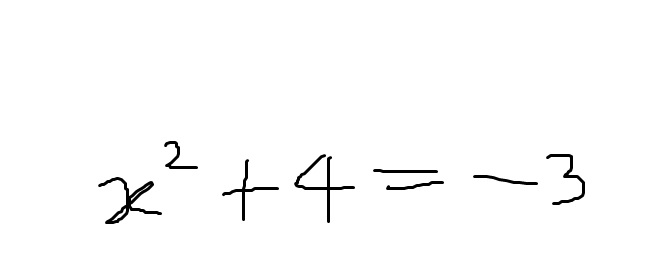
#> input picture Backend/Equations/testEqual/test.jpg, 664 x 268 px, found by its file name
$ jupyter execute --allow-errors 'Helpful functions.ipynb'   (shell and % lines are left out)
#> lines starting #> are read from the running program, lines starting #| are printed output that depends on the picture; after the words box and inside, x2 and y2 are one past the last pixel; in counts of white or black regions, pixels touching at a corner belong together
# This file is for all sort of test purposes nothing important but some shortcuts are present

# Convert all pixel to 0-1

# Convert all pixel to 0 , 255

[cell 1]
import numpy as np
import cv2
from PIL import Image
# import PIL as PIL
from matplotlib import pyplot as plt

#> (a cell that did not finish here is left out)

[cell 3]
#open image using opencv2
img = cv2.imread('test.jpg')
#> img is the input picture: shape (268, 664, 3); min 0, max 255, mean 251.2
print(type(img))
#| <class 'numpy.ndarray'>
print(img.shape)
#| (268, 664, 3)
print(img.size)
#| 533856
print(img.dtype)
#| uint8
#Plot images that are numpy arrays
plt.imshow(img)
plt.show()

[cell 4]
#Converting numpy to gray but dimension is lost
img2gray = cv2.cvtColor(img,cv2.COLOR_BGR2GRAY)
print(img2gray)
#> (printed output is left out)
print(type(img2gray))
#| <class 'numpy.ndarray'>
print(img2gray.shape)
#| (268, 664)
print(img2gray.size)
#| 177952
print(img2gray.dtype)
#| uint8

y = np.expand_dims(img2gray, axis=2)
print(y.shape)
#| (268, 664, 1)


# [5 lines of commented-out code are left out]

## Helper Functions

1. Opening image with opencv //
2. Saving image with opencv //
3. Opening image with PIL //
4. Saving image with PIL // Not needed really
5. Expanding shape of a numpy array //
6. Plotting image with matplotlib //
7. Plotting image with opencv //
8. Printing information //
9. Converting or inverting pixels //
10. Identifying text and converting only that to white //
11. Converting image to grayscale //
12. Converting image to pure black and white or only making 255 or 0 //
13. Converting pixel to 1 and 0 float number //lagbena
14. Reducing a image shape or size // done
15. Erosion and dilation of image //
16.

[cell 5]
class ImageConversions:
    def openImageUsingCV(self,path):
        img = cv2.imread(path)
        return img

    def saveNumpyImage(self,path,numImg):
        cv2.imwrite(path, numImg)

    def openImageUsingPillow(self,path):
        im = Image.open(path)
        return im

    def savePILImage(self,path,img):
        img.save(path)

    def expandShape(self,numarray,axisNumber):
        a=np.expand_dims(numarray,axis=axisNumber)
        return a

    def plotImageUsingMATPLOTLIB(self,img):
        plt.imshow(img)
        plt.show()

    def plotImageUsingCV(self,img):
        cv2.imshow('Gray image', img)
        cv2.waitKey(0)

    def printInformation(self,obj):
        print(type(obj))
        if isinstance(obj,np.ndarray):
            print('Numpy object ')
            print('Object shape: ',obj.shape)
            print('Object size: ',obj.size)
            print('Object type: ',obj.dtype)
        elif isinstance(obj,PIL.JpegImagePlugin.JpegImageFile):
            print('Pillow object of JPEG file')
        elif isinstance(obj,PIL.PngImagePlugin.PngImageFile):
            print('Pillow object of PNG file')

    def pixelInversion0to255(self,img): # inverts image b - w or w - b
            copyImage = np.copy(img)
            copyImage[img > 175] = 0
            copyImage[img <= 175] = 255
            return copyImage

    def isTextWhite(self,img): #returns true if text white else false
        white=np.sum(img >= 127)
        black=np.sum(img < 127)
        if(white>black):
            return False
        else:
            return True

    def convertToGrayScale(self,img): #returns grayscale image
        gray = cv2.cvtColor(img, cv2.COLOR_BGR2GRAY)
        return gray

    def convertOnlyto255and0(self,img): # returns image to 0 and 255 image
        grayImage=self.convertToGrayScale(img)
        (thresh, blackAndWhiteImage) = cv2.threshold(grayImage, 127, 255, cv2.THRESH_BINARY)


        return blackAndWhiteImage

    def makeTextWhite(self,img):
        bwImg=self.convertOnlyto255and0(img)
        self.printInformation(bwImg)
        if(self.isTextWhite(bwImg)==False):
            whiteTextImage=self.pixelInversion0to255(bwImg)
        else:
            whiteTextImage = bwImg
        inv=self.expandShape(whiteTextImage,2)
        return inv

    def dilate(self,img):
        kernel = np.ones((5,5),np.uint8)
        # erosion = cv2.erode(img,kernel,iterations = 1)
        opening = cv2.morphologyEx(img, cv2.MORPH_OPEN, kernel)
        dilation = cv2.dilate(img,kernel,iterations = 1)
        return dilation

    def erode(self,img):
        kernel = np.ones((5,5),np.uint8)
        opening = cv2.morphologyEx(img, cv2.MORPH_OPEN, kernel)
        erosion = cv2.erode(img,kernel,iterations = 1)
#         dilation = cv2.dilate(img,kernel,iterations = 1)
        return erosion

    def resize(self,img,width,height):
        dim=(width,height)
        resized = cv2.resize(img, dim, interpolation = cv2.INTER_AREA)
        return resized

[cell 6]
p=ImageConversions()
img=p.openImageUsingCV('test.jpg')
a=p.makeTextWhite(img)
#> in convertOnlyto255and0, `(thresh, blackAndWhiteImage) = cv2.threshold(grayImage, 127, 255, cv2...`:
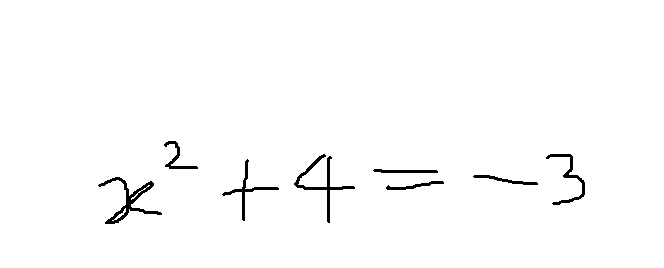
#> blackAndWhiteImage: shape (268, 664); 98.5% white; 8 black regions, largest, box (x1, y1, x2, y2) and area: (98, 177, 162, 224) 625, (294, 154, 355, 223) 517, (222, 159, 279, 221) 349
#| <class 'numpy.ndarray'>
#| Object shape:  (268, 664)
#| Object size:  177952
#| Object type:  uint8
#> in isTextWhite, `white=np.sum(img >= 127)`: white = 175331
#> in isTextWhite, `black=np.sum(img < 127)`: black = 2621
#> in pixelInversion0to255, `copyImage[img > 175] = 0`: copyImage: shape (268, 664); every value is 0
p.printInformation(a)
#| <class 'numpy.ndarray'>
#| Object shape:  (268, 664, 1)
#| Object size:  177952
#| Object type:  uint8
print(p.isTextWhite(img))
#| False
s=p.makeTextWhite(img)
#| <class 'numpy.ndarray'>
#| Object shape:  (268, 664)
#| Object size:  177952
#| Object type:  uint8
p.plotImageUsingCV(s)
aa=p.dilate(s)
#> in dilate, `opening = cv2.morphologyEx(img, cv2.MORPH_OPEN, kernel)`:
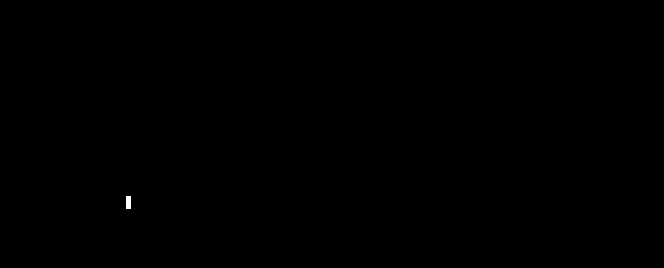
#> opening: shape (268, 664); 0.04% white; 1 white region, box (x1, y1, x2, y2) and area: (126, 196, 131, 209) 65
#> in dilate, `dilation = cv2.dilate(img,kernel,iterations = 1)`:
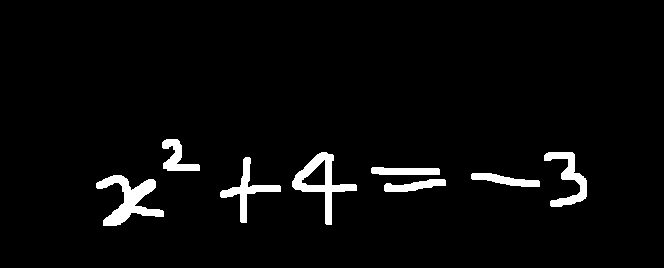
#> dilation: shape (268, 664); 3.7% white; 8 white regions, largest, box (x1, y1, x2, y2) and area: (96, 175, 164, 226) 1427, (292, 152, 357, 225) 1285, (544, 152, 587, 207) 886
p.plotImageUsingCV(aa)
xx=p.resize(aa,28,28)
#> in resize, `resized = cv2.resize(img, dim, interpolation = cv2.INTER_AREA)`:
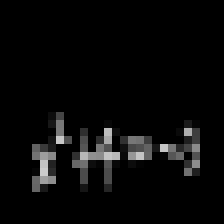
#> resized: shape (28, 28) (shown 8 times larger); min 0, max 203, mean 9.3
p.plotImageUsingCV(xx)
p.printInformation(aa)
#| <class 'numpy.ndarray'>
#| Object shape:  (268, 664)
#| Object size:  177952
#| Object type:  uint8
p.printInformation(xx)
#| <class 'numpy.ndarray'>
#| Object shape:  (28, 28)
#| Object size:  784
#| Object type:  uint8

[cell 7]
# [19 lines of commented-out code are left out]
p=ImageConversions()
img=p.openImageUsingCV('test.jpg')
im=p.makeTextWhite(img)
#| <class 'numpy.ndarray'>
#| Object shape:  (268, 664)
#| Object size:  177952
#| Object type:  uint8

$ run again, with Backend/Equations/testEqual/1.jpg copied over Backend/Equations/testEqual/test.jpg
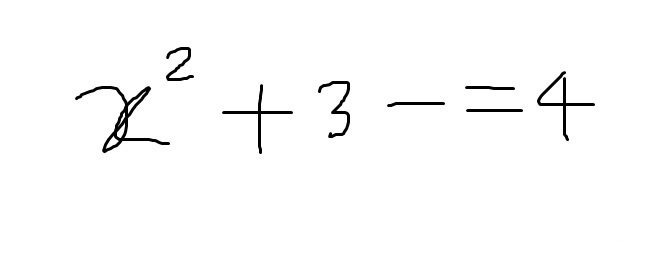
#> input picture Backend/Equations/testEqual/1.jpg, 664 x 268 px, found by its file name
#> img is the input picture: shape (268, 664, 3); min 0, max 255, mean 250.8
#| <class 'numpy.ndarray'>
#| (268, 664, 3)
#| 533856
#| uint8
#> (printed output is left out)
#| <class 'numpy.ndarray'>
#| (268, 664)
#| 177952
#| uint8
#| (268, 664, 1)
#> in convertOnlyto255and0, `(thresh, blackAndWhiteImage) = cv2.threshold(grayImage, 127, 255, cv2...`:
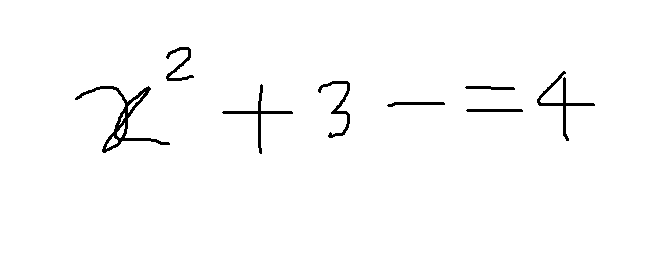
#> blackAndWhiteImage: shape (268, 664); 98.4% white; 8 black regions, largest, box (x1, y1, x2, y2) and area: (75, 86, 170, 153) 908, (537, 71, 595, 141) 480, (222, 84, 293, 154) 408
#| <class 'numpy.ndarray'>
#| Object shape:  (268, 664)
#| Object size:  177952
#| Object type:  uint8
#> white = 175021
#> black = 2931
#| <class 'numpy.ndarray'>
#| Object shape:  (268, 664, 1)
#| Object size:  177952
#| Object type:  uint8
#| False
#| <class 'numpy.ndarray'>
#| Object shape:  (268, 664)
#| Object size:  177952
#| Object type:  uint8
#> opening: shape (268, 664); 0.01% white; 1 white region, box (x1, y1, x2, y2) and area: (115, 125, 120, 130) 25
#> dilation: shape (268, 664); 4.1% white; 8 white regions, largest, box (x1, y1, x2, y2) and area: (73, 84, 172, 155) 2098, (535, 69, 597, 143) 1203, (220, 82, 295, 156) 1000
#> in resize, `resized = cv2.resize(img, dim, interpolation = cv2.INTER_AREA)`:
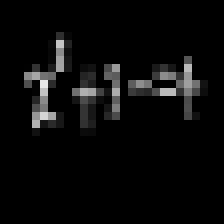
#> resized: shape (28, 28) (shown 8 times larger); min 0, max 232, mean 10.4
#| <class 'numpy.ndarray'>
#| Object shape:  (268, 664)
#| Object size:  177952
#| Object type:  uint8
#| <class 'numpy.ndarray'>
#| Object shape:  (28, 28)
#| Object size:  784
#| Object type:  uint8
#| <class 'numpy.ndarray'>
#| Object shape:  (268, 664)
#| Object size:  177952
#| Object type:  uint8

$ run again, with Backend/Equations/testEqual/2.jpg copied over Backend/Equations/testEqual/test.jpg
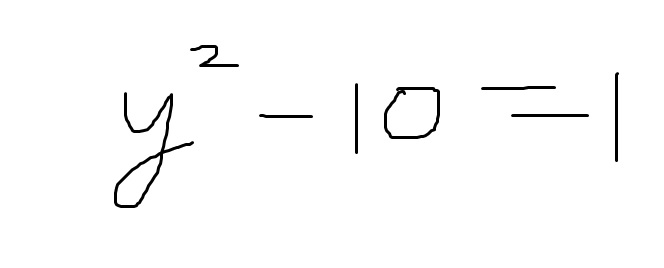
#> input picture Backend/Equations/testEqual/2.jpg, 664 x 268 px, found by its file name
#> img is the input picture: shape (268, 664, 3); min 0, max 255, mean 250.8
#| <class 'numpy.ndarray'>
#| (268, 664, 3)
#| 533856
#| uint8
#> (printed output is left out)
#| <class 'numpy.ndarray'>
#| (268, 664)
#| 177952
#| uint8
#| (268, 664, 1)
#> in convertOnlyto255and0, `(thresh, blackAndWhiteImage) = cv2.threshold(grayImage, 127, 255, cv2...`:
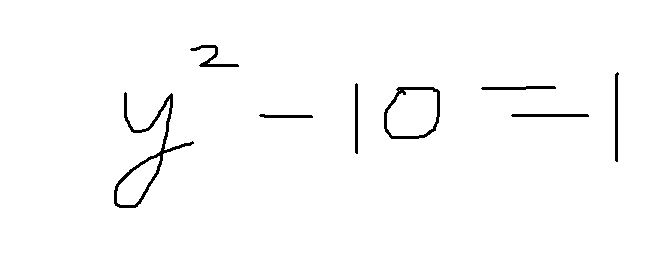
#> blackAndWhiteImage: shape (268, 664); 98.3% white; 8 black regions, largest, box (x1, y1, x2, y2) and area: (114, 92, 194, 208) 1045, (384, 87, 440, 139) 562, (615, 72, 619, 162) 268
#| <class 'numpy.ndarray'>
#| Object shape:  (268, 664)
#| Object size:  177952
#| Object type:  uint8
#> white = 174987
#> black = 2965
#| <class 'numpy.ndarray'>
#| Object shape:  (268, 664, 1)
#| Object size:  177952
#| Object type:  uint8
#| False
#| <class 'numpy.ndarray'>
#| Object shape:  (268, 664)
#| Object size:  177952
#| Object type:  uint8
#> opening: shape (268, 664); 0.01% white; 1 white region, box (x1, y1, x2, y2) and area: (203, 62, 208, 67) 25
#> dilation: shape (268, 664); 4.2% white; 8 white regions, largest, box (x1, y1, x2, y2) and area: (112, 90, 196, 210) 2714, (382, 85, 442, 141) 1392, (188, 43, 241, 69) 676
#> in resize, `resized = cv2.resize(img, dim, interpolation = cv2.INTER_AREA)`:
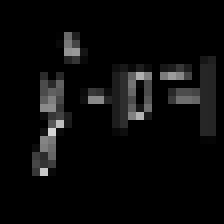
#> resized: shape (28, 28) (shown 8 times larger); min 0, max 213, mean 10.7
#| <class 'numpy.ndarray'>
#| Object shape:  (268, 664)
#| Object size:  177952
#| Object type:  uint8
#| <class 'numpy.ndarray'>
#| Object shape:  (28, 28)
#| Object size:  784
#| Object type:  uint8
#| <class 'numpy.ndarray'>
#| Object shape:  (268, 664)
#| Object size:  177952
#| Object type:  uint8

$ run again, with Backend/Equations/testEqual/3.jpg copied over Backend/Equations/testEqual/test.jpg
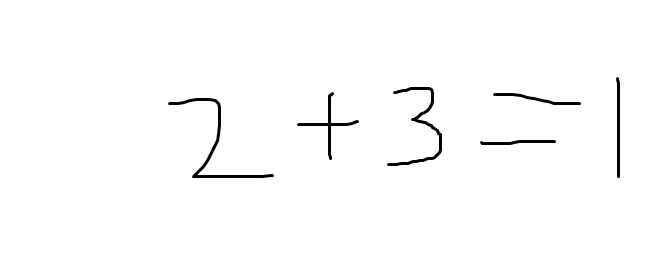
#> input picture Backend/Equations/testEqual/3.jpg, 664 x 268 px, found by its file name
#> img is the input picture: shape (268, 664, 3); min 0, max 255, mean 251.6
#| <class 'numpy.ndarray'>
#| (268, 664, 3)
#| 533856
#| uint8
#> (printed output is left out)
#| <class 'numpy.ndarray'>
#| (268, 664)
#| 177952
#| uint8
#| (268, 664, 1)
#> blackAndWhiteImage: shape (268, 664); 98.7% white; 6 black regions, box (x1, y1, x2, y2) and area: (168, 98, 274, 178) 642, (387, 87, 442, 166) 556, (297, 92, 359, 160) 381, (616, 77, 620, 178) 301, (493, 93, 581, 105) 266, (480, 140, 556, 145) 227
#| <class 'numpy.ndarray'>
#| Object shape:  (268, 664)
#| Object size:  177952
#| Object type:  uint8
#> white = 175579
#> black = 2373
#> in pixelInversion0to255, `copyImage[img <= 175] = 255`:
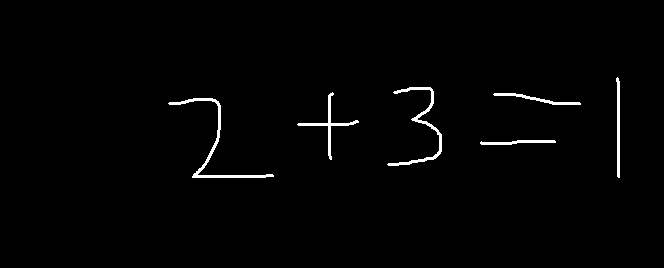
#> copyImage: shape (268, 664); 1.3% white; 6 white regions, box (x1, y1, x2, y2) and area: (168, 98, 274, 178) 642, (387, 87, 442, 166) 556, (297, 92, 359, 160) 381, (616, 77, 620, 178) 301, (493, 93, 581, 105) 266, (480, 140, 556, 145) 227
#| <class 'numpy.ndarray'>
#| Object shape:  (268, 664, 1)
#| Object size:  177952
#| Object type:  uint8
#| False
#| <class 'numpy.ndarray'>
#| Object shape:  (268, 664)
#| Object size:  177952
#| Object type:  uint8
#> dilation: shape (268, 664); 3.4% white; 6 white regions, box (x1, y1, x2, y2) and area: (166, 96, 276, 180) 1612, (385, 85, 444, 168) 1447, (295, 90, 361, 162) 945, (614, 75, 622, 180) 737, (491, 91, 583, 107) 682, (478, 138, 558, 147) 571
#> in resize, `resized = cv2.resize(img, dim, interpolation = cv2.INTER_AREA)`:
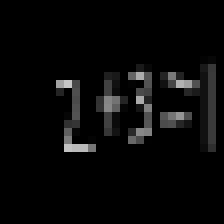
#> resized: shape (28, 28) (shown 8 times larger); min 0, max 198, mean 8.6
#| <class 'numpy.ndarray'>
#| Object shape:  (268, 664)
#| Object size:  177952
#| Object type:  uint8
#| <class 'numpy.ndarray'>
#| Object shape:  (28, 28)
#| Object size:  784
#| Object type:  uint8
#| <class 'numpy.ndarray'>
#| Object shape:  (268, 664)
#| Object size:  177952
#| Object type:  uint8
